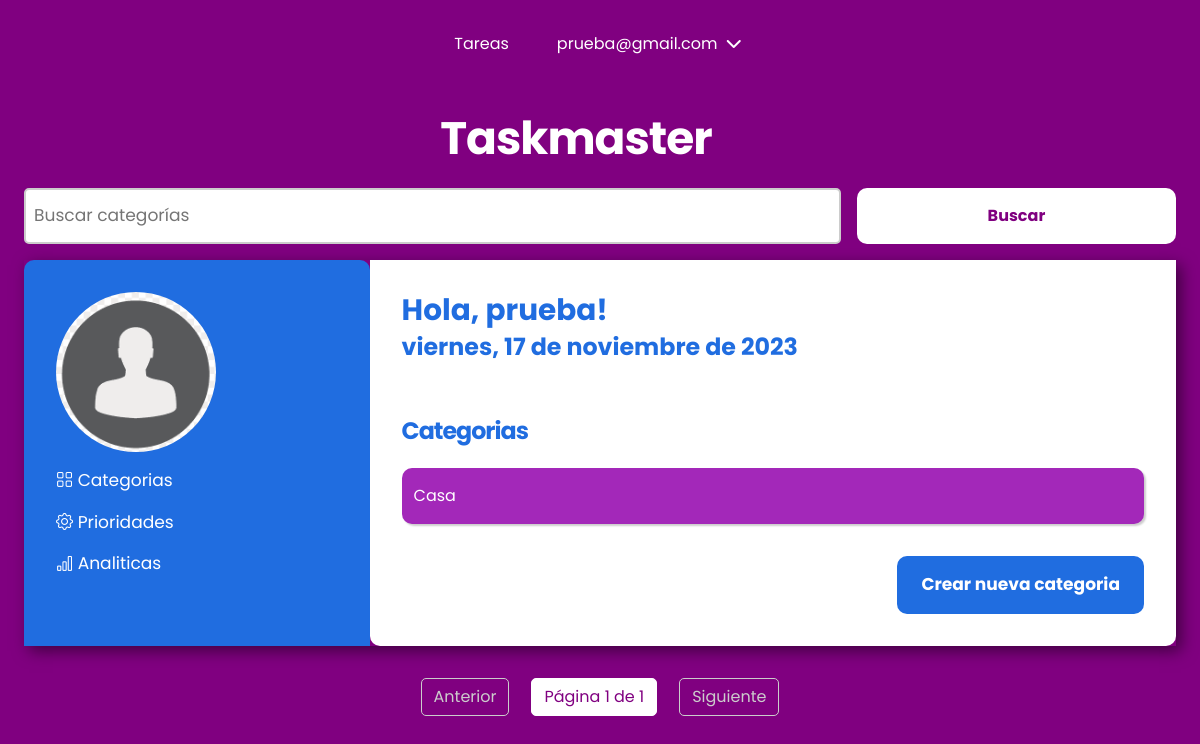
The app's page /todo_task/categories/ (signed in), older data.
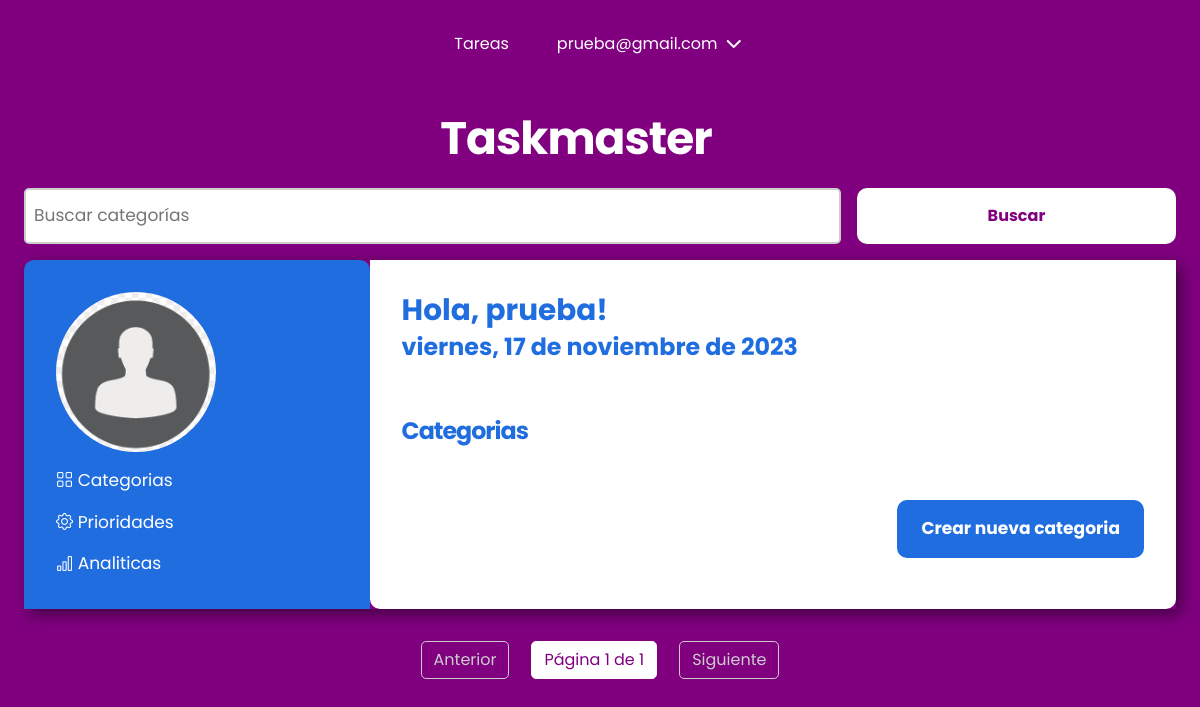
The same page, newer data.
### todo_task/models.py (models this page shows, shortened)
class Label(models.Model):
    name = models.CharField(
        max_length=50,
        verbose_name="Nombre",
        help_text="Ingrese el nombre de la etiqueta.",
    )
    created = models.DateTimeField(
        auto_now_add=True,
        verbose_name="Fecha de Creación",
        help_text="Fecha y hora en que la etiqueta fue creada.",
    )
    user = models.ForeignKey(
        CustomUser,
        on_delete=models.CASCADE,
        related_name="categories",
        verbose_name="Usuario",
        help_text="Usuario al que pertenece la etiqueta.",
    )
    class Meta:
        constraints = [
            models.UniqueConstraint(
                fields=["name", "user"],
                name="Categoria unica para usuario",
            )
        ]
        ordering = ["-created"]
        verbose_name = "Etiqueta"
        verbose_name_plural = "Etiquetas"

### todo_task/views.py (the view)
# urls.py: path("categories/", views.list_categories, name="category-list"),
@login_required(login_url="/users/login/")
def list_categories(request):
    fecha_actual = datetime.now()
    categories = Label.objects.filter(user=request.user).order_by("created")
    query = request.GET.get("q", "")
    if query:
        categories = categories.filter(name__startswith=query)
    page_number = request.GET.get("page", 1)  # Valor predeterminado es 1
    paginator = Paginator(categories, 8)
    try:
        paginator_data = paginator.page(page_number)
    except PageNotAnInteger:
        paginator_data = paginator.page(1)
    except EmptyPage:
        paginator_data = paginator.page(paginator.num_pages)
    context = {
        "paginator_data": paginator_data,
        "fecha_actual": fecha_actual,
        "query": query,
        "placeholder": "Buscar categorías",
    }
    return render(request, "todo_task/categories/list.html", context)

### todo_task/templates/todo_task/categories/list.html
{% extends "container.html" %}
{% block search-form %}
{% include 'search_form.html' with query=query placeholder=placeholder %}
{% endblock %}
{% block section-fragment %}
<section class="content-section">
    <h1 class="fs-3">Categorias</h1>
    <ul class="content-list">
        {% for categoria in paginator_data %}
        <li class="content-item">
            <a href="{% url 'category-detail' categoria.id %}">{{ categoria.name }}</a>
        </li>
        {% endfor %}
    </ul>
</section>
<section class="second-section">
    <div class="item-creation fs-1">
        <a href="{% url 'category-create' %}">Crear nueva categoria</a>
    </div>
</section>
{% endblock %}
{% block pagination %}
{% include 'pagination.html' %}
{% endblock %}

Row changes from the older to the newer data that the page shows:
removed Label: name "Casa"
